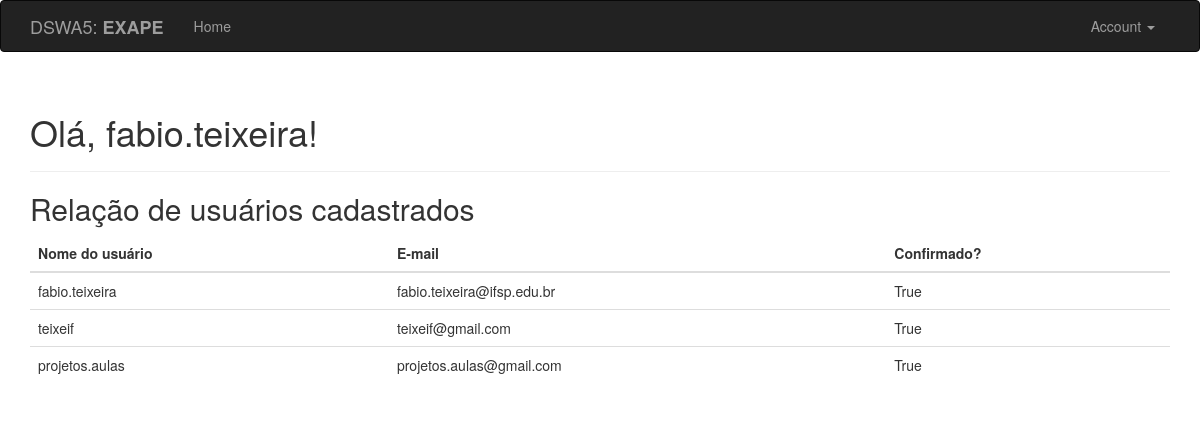
Page / (signed in) on the earlier database version.
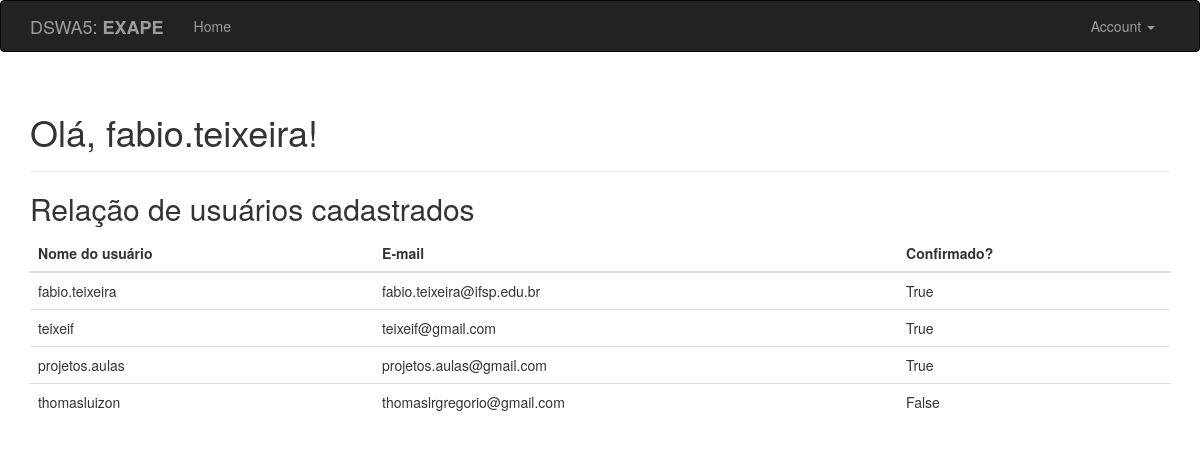
Same page on the later database version.
### app/models.py (models this page shows, shortened)
class User(UserMixin, db.Model):
    __tablename__ = 'users'
    id = db.Column(db.Integer, primary_key=True)
    email = db.Column(db.String(64), unique=True, index=True)
    username = db.Column(db.String(64), unique=True, index=True)
    role_id = db.Column(db.Integer, db.ForeignKey('roles.id'))
    password_hash = db.Column(db.String(128))
    confirmed = db.Column(db.Boolean, default=False)
    @property
    def password(self):
        raise AttributeError('password is not a readable attribute')

### app/main/views.py (the view)
@main.route('/')
def index():
    if (current_user.is_authenticated):
        user_all = User.query.all();
        return render_template('index.html', user_all=user_all);
    return render_template('index.html');

### app/auth/views.py (called while the page is built)
@auth.before_app_request
def before_request():
    if current_user.is_authenticated \
            and not current_user.confirmed \
            and request.endpoint \
            and request.blueprint != 'auth' \
            and request.endpoint != 'static':
        return redirect(url_for('auth.unconfirmed'))

### app/models.py (called while the page is built)
@login_manager.user_loader
def load_user(user_id):
    return User.query.get(int(user_id))

### app/templates/index.html (shortened to what this page needs)
{% extends "base.html" %}
{% block page_content %}
<div class="page-header">
    <h1>Olá, {% if current_user.is_authenticated %}{{ current_user.username }}{% else %}Desconhecido{% endif %}!</h1>
</div>
{% if current_user.is_authenticated %}
<h2>Relação de usuários cadastrados</h2>
<table class="table">
    <thead>
        <tr>
            <th>Nome do usuário</th>
            <th>E-mail</th>
            <th>Confirmado?</th>
        </tr>
    </thead>
    <tbody>
        {% for key in user_all %}
        <tr>
            <td>{{ key.username }}</td>
            <td>{{ key.email }}</td>
            <td>{{ key.confirmed }}</td>
        </tr>
        {% endfor %}
    </tbody>
</table>
{% endif %}
{% endblock %}

### app/templates/base.html (shortened to what this page needs)
{% extends "bootstrap/base.html" %}
{% block head %}
{{ super() }}
{% endblock %}
{% block navbar %}
<div class="navbar navbar-inverse" role="navigation">
    <div class="container">
        <div class="navbar-header">
            <a class="navbar-brand" href="{{ url_for('main.index') }}">DSWA5: <b>EXAPE</b></a>
        </div>
        <div class="navbar-collapse collapse">
            <ul class="nav navbar-nav">
                <li><a href="{{ url_for('main.index') }}">Home</a></li>
            </ul>
            <ul class="nav navbar-nav navbar-right">
                {% if current_user.is_authenticated %}
                <li class="dropdown">
                    <a href="#" class="dropdown-toggle" data-toggle="dropdown">Account <b class="caret"></b></a>
                </li>
                {% else %}
                <li><a href="{{ url_for('auth.login') }}">Log In</a></li>
                {% endif %}
            </ul>
        </div>
    </div>
</div>
{% endblock %}
{% block content %}
<div class="container">
    {% block page_content %}{% endblock %}
</div>
{% endblock %}

Differences in the rows shown:
added User: username "thomasluizon", email "thomaslrgregorio@gmail.com", confirmed "False"
